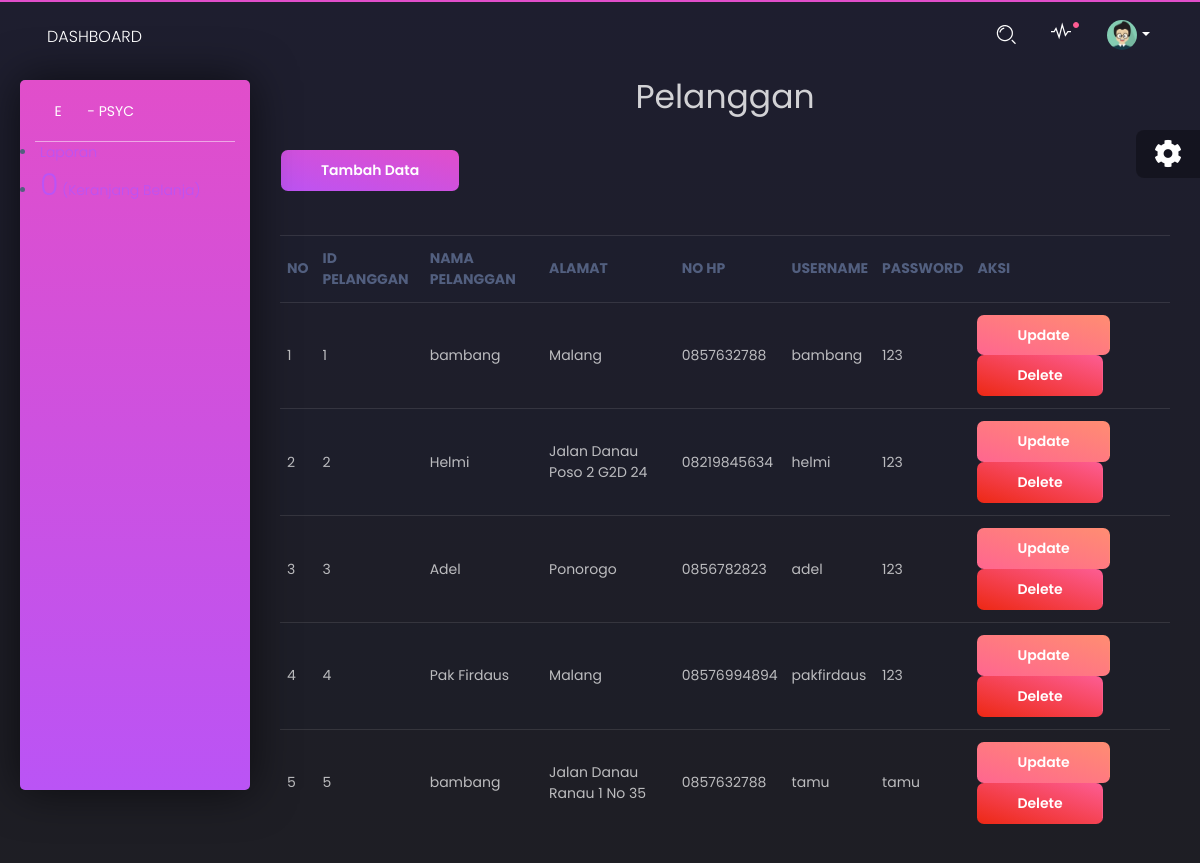
The app's page /index.php/pelanggan with its own data.
### tables this page shows
CREATE TABLE `pelanggan` (
  `id_pelanggan` int(11) NOT NULL,
  `nama_pelanggan` varchar(150) NOT NULL,
  `alamat` varchar(150) NOT NULL,
  `no_hp` varchar(150) NOT NULL,
  `username` varchar(150) NOT NULL,
  `password` varchar(150) NOT NULL
);

### application/controllers/Pelanggan.php (called while the page is built, shortened)
<?php
class Pelanggan extends CI_Controller {
	public function index()
	{
		$data['konten']="v_pelanggan";
		$this->load->model('pelanggan_model');
		$data['data_pelanggan']=$this->pelanggan_model->get_pelanggan();
		$this->load->view('template', $data);
	}
}

### index.php (called while the page is built, shortened)
<?php
require_once BASEPATH.'core/CodeIgniter.php';

### application/models/Pelanggan_model.php (called while the page is built, shortened)
<?php
class Pelanggan_model extends CI_Model {
	public function get_pelanggan()
	{
		$data_pelanggan= $this->db->get('pelanggan')->result();
		return $data_pelanggan;
	}
}

### application/views/v_pelanggan.php (the view, shortened to what this page needs)
<div class="block-header">
<h1 style="text-align: center">Pelanggan</h1>
<div class="col-xs-12 col-sm-12 col-md-12 col-lg-12">
                    <div class="#">
                        <div class="#">
                            <div class="row clearfix">
                                <div class="col-xs-12 col-sm-6">
                                </div>
                            </div>
                            <div class="body">
                            	<div class="row">
                            	   <a href="#tambah" class="btn btn-primary" data-toggle="modal"><span class="glyphicon glyphicon-plus"></span> Tambah Data</a>
                            		<table class="table table-hover table-striped" style="margin-top: 40px;" ;">
                            		<tr>
                            			<th>NO</th><th>ID PELANGGAN</th><th>NAMA PELANGGAN</th><th>ALAMAT</th><th>NO HP</th><th>USERNAME</th><th>PASSWORD</th><th>AKSI</th>
                            		</tr>
                                    <?php
                                    $no=0;
                                    foreach ($data_pelanggan as $dt_pel) {
                                      $no++;
                                      echo'<tr>
                                        <td>'.$no.'</td>
                                        <td>'.$dt_pel->id_pelanggan.'</td>
                                        <td>'.$dt_pel->nama_pelanggan.'</td>
                                        <td>'.$dt_pel->alamat.'</td>
                                        <td>'.$dt_pel->no_hp.'</td>
                                        <td>'.$dt_pel->username.'</td>
                                        <td>'.$dt_pel->password.'</td>
                                        <td><a href="#update_pelanggan" class="btn btn-warning"I data-toggle="modal" onclick="tm_detail('.$dt_pel->id_pelanggan.')">Update</a> <a href="'.base_url('index.php/pelanggan/deletePelanggan/'.$dt_pel->id_pelanggan).'" class="btn btn-danger" onclick="return confirm(\'anda yakin\')">Delete</a></td>
                                    </tr>';
                                    }
                            		?>
                            		</table>
                    </div>
                </div>
            </div>
        </div>

### records on screen
pelanggan: id_pelanggan "1", nama_pelanggan "bambang", alamat "Malang", no_hp "0857632788", username "bambang", password "123"
pelanggan: id_pelanggan "2", nama_pelanggan "Helmi", alamat "Jalan Danau Poso 2 G2D 24", no_hp "08219845634", username "helmi", password "123"
pelanggan: id_pelanggan "3", nama_pelanggan "Adel", alamat "Ponorogo", no_hp "0856782823", username "adel", password "123"
pelanggan: id_pelanggan "4", nama_pelanggan "Pak Firdaus", alamat "Malang", no_hp "08576994894", username "pakfirdaus", password "123"
pelanggan: id_pelanggan "5", nama_pelanggan "bambang", alamat "Jalan Danau Ranau 1 No 35", no_hp "0857632788", username "tamu", password "tamu"
